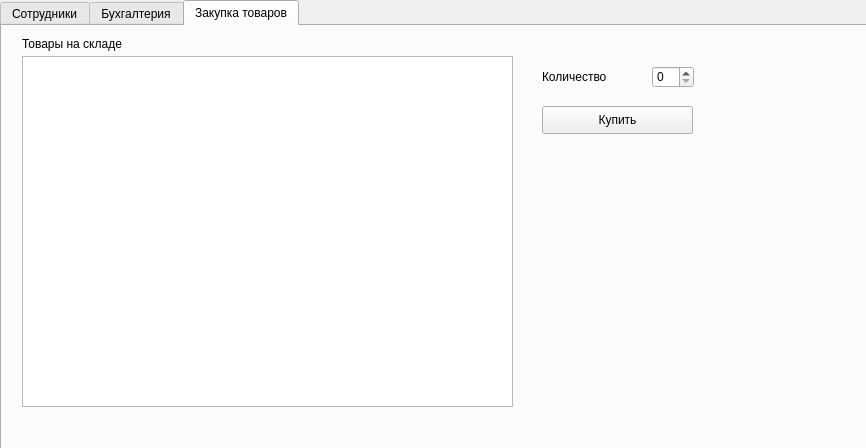
<?xml version="1.0" encoding="UTF-8"?>
<ui version="4.0">
 <class>DirectorWindow</class>
 <widget class="QWidget" name="DirectorWindow">
  <property name="geometry">
   <rect>
    <x>0</x>
    <y>0</y>
    <width>866</width>
    <height>448</height>
   </rect>
  </property>
  <property name="windowTitle">
   <string>Form</string>
  </property>
  <widget class="QTabWidget" name="tabWidget">
   <property name="geometry">
    <rect>
     <x>0</x>
     <y>0</y>
     <width>871</width>
     <height>451</height>
    </rect>
   </property>
   <property name="currentIndex">
    <number>2</number>
   </property>
   <widget class="QWidget" name="staffTab">
    <attribute name="title">
     <string>Сотрудники</string>
    </attribute>
    <widget class="QWidget" name="verticalLayoutWidget">
     <property name="geometry">
      <rect>
       <x>270</x>
       <y>20</y>
       <width>571</width>
       <height>331</height>
      </rect>
     </property>
     <layout class="QVBoxLayout" name="verticalLayout">
      <item>
       <widget class="QLabel" name="label">
        <property name="font">
         <font>
          <pointsize>9</pointsize>
         </font>
        </property>
        <property name="text">
         <string>Сотрудники</string>
        </property>
       </widget>
      </item>
      <item>
       <widget class="QTableView" name="staffTable">
        <property name="selectionBehavior">
         <enum>QAbstractItemView::SelectRows</enum>
        </property>
       </widget>
      </item>
     </layout>
    </widget>
    <widget class="QLabel" name="label_7">
     <property name="geometry">
      <rect>
       <x>22</x>
       <y>22</y>
       <width>209</width>
       <height>18</height>
      </rect>
     </property>
     <property name="font">
      <font>
       <pointsize>9</pointsize>
      </font>
     </property>
     <property name="text">
      <string>Нанять сотрудника</string>
     </property>
    </widget>
    <widget class="QLabel" name="label_8">
     <property name="geometry">
      <rect>
       <x>20</x>
       <y>42</y>
       <width>49</width>
       <height>22</height>
      </rect>
     </property>
     <property name="text">
      <string>Позиция</string>
     </property>
    </widget>
    <widget class="QComboBox" name="positionBox">
     <property name="geometry">
      <rect>
       <x>82</x>
       <y>42</y>
       <width>147</width>
       <height>22</height>
      </rect>
     </property>
    </widget>
    <widget class="QDoubleSpinBox" name="salaryBox">
     <property name="geometry">
      <rect>
       <x>82</x>
       <y>141</y>
       <width>147</width>
       <height>22</height>
      </rect>
     </property>
     <property name="maximum">
      <double>100000.000000000000000</double>
     </property>
     <property name="singleStep">
      <double>1000.000000000000000</double>
     </property>
    </widget>
    <widget class="QLabel" name="label_9">
     <property name="geometry">
      <rect>
       <x>20</x>
       <y>72</y>
       <width>23</width>
       <height>28</height>
      </rect>
     </property>
     <property name="text">
      <string>Имя</string>
     </property>
    </widget>
    <widget class="QTextEdit" name="passportEdit">
     <property name="geometry">
      <rect>
       <x>82</x>
       <y>107</y>
       <width>147</width>
       <height>27</height>
      </rect>
     </property>
    </widget>
    <widget class="QLabel" name="label_10">
     <property name="geometry">
      <rect>
       <x>20</x>
       <y>141</y>
       <width>55</width>
       <height>22</height>
      </rect>
     </property>
     <property name="text">
      <string>Зарплата</string>
     </property>
    </widget>
    <widget class="QLabel" name="label_11">
     <property name="geometry">
      <rect>
       <x>20</x>
       <y>107</y>
       <width>48</width>
       <height>27</height>
      </rect>
     </property>
     <property name="text">
      <string>Паспорт</string>
     </property>
    </widget>
    <widget class="QTextEdit" name="nameEdit">
     <property name="geometry">
      <rect>
       <x>82</x>
       <y>72</y>
       <width>147</width>
       <height>28</height>
      </rect>
     </property>
    </widget>
    <widget class="QPushButton" name="hireButton">
     <property name="geometry">
      <rect>
       <x>20</x>
       <y>170</y>
       <width>211</width>
       <height>28</height>
      </rect>
     </property>
     <property name="text">
      <string>Добавить</string>
     </property>
    </widget>
    <widget class="QLabel" name="label_20">
     <property name="geometry">
      <rect>
       <x>20</x>
       <y>250</y>
       <width>211</width>
       <height>16</height>
      </rect>
     </property>
     <property name="text">
      <string>Выбререте строку сотрудника</string>
     </property>
    </widget>
    <widget class="QPushButton" name="fireButton">
     <property name="geometry">
      <rect>
       <x>20</x>
       <y>270</y>
       <width>211</width>
       <height>28</height>
      </rect>
     </property>
     <property name="text">
      <string>Уволить сотрудника</string>
     </property>
    </widget>
    <widget class="QPushButton" name="saveButton">
     <property name="geometry">
      <rect>
       <x>630</x>
       <y>370</y>
       <width>211</width>
       <height>28</height>
      </rect>
     </property>
     <property name="text">
      <string>Сохранить изменения</string>
     </property>
    </widget>
    <widget class="QPushButton" name="salaryButton">
     <property name="geometry">
      <rect>
       <x>20</x>
       <y>310</y>
       <width>211</width>
       <height>28</height>
      </rect>
     </property>
     <property name="text">
      <string>Выплатить зарплату</string>
     </property>
    </widget>
   </widget>
   <widget class="QWidget" name="bookkeepingTab">
    <attribute name="title">
     <string>Бухгалтерия</string>
    </attribute>
    <widget class="QTableView" name="bkTable">
     <property name="geometry">
      <rect>
       <x>10</x>
       <y>20</y>
       <width>421</width>
       <height>361</height>
      </rect>
     </property>
     <property name="editTriggers">
      <set>QAbstractItemView::NoEditTriggers</set>
     </property>
    </widget>
    <widget class="QLabel" name="label_2">
     <property name="geometry">
      <rect>
       <x>490</x>
       <y>30</y>
       <width>181</width>
       <height>20</height>
      </rect>
     </property>
     <property name="font">
      <font>
       <pointsize>9</pointsize>
      </font>
     </property>
     <property name="text">
      <string>Выберите дату</string>
     </property>
    </widget>
    <widget class="QLabel" name="label_3">
     <property name="geometry">
      <rect>
       <x>490</x>
       <y>160</y>
       <width>181</width>
       <height>16</height>
      </rect>
     </property>
     <property name="font">
      <font>
       <pointsize>9</pointsize>
      </font>
     </property>
     <property name="text">
      <string>Выручка за день:</string>
     </property>
    </widget>
    <widget class="QTextEdit" name="reviewEdit">
     <property name="geometry">
      <rect>
       <x>490</x>
       <y>190</y>
       <width>181</width>
       <height>31</height>
      </rect>
     </property>
     <property name="font">
      <font>
       <pointsize>9</pointsize>
      </font>
     </property>
     <property name="readOnly">
      <bool>true</bool>
     </property>
    </widget>
    <widget class="QPushButton" name="sumbitButton">
     <property name="geometry">
      <rect>
       <x>490</x>
       <y>100</y>
       <width>181</width>
       <height>31</height>
      </rect>
     </property>
     <property name="text">
      <string>Выбрать</string>
     </property>
    </widget>
    <widget class="QDateEdit" name="dateEdit">
     <property name="geometry">
      <rect>
       <x>490</x>
       <y>60</y>
       <width>181</width>
       <height>22</height>
      </rect>
     </property>
     <property name="font">
      <font>
       <pointsize>9</pointsize>
      </font>
     </property>
    </widget>
   </widget>
   <widget class="QWidget" name="menuTab">
    <attribute name="title">
     <string>Закупка товаров</string>
    </attribute>
    <widget class="QTableView" name="menuView">
     <property name="geometry">
      <rect>
       <x>20</x>
       <y>30</y>
       <width>491</width>
       <height>351</height>
      </rect>
     </property>
     <property name="editTriggers">
      <set>QAbstractItemView::NoEditTriggers</set>
     </property>
    </widget>
    <widget class="QSpinBox" name="quantityBox">
     <property name="geometry">
      <rect>
       <x>650</x>
       <y>40</y>
       <width>42</width>
       <height>22</height>
      </rect>
     </property>
    </widget>
    <widget class="QLabel" name="label_4">
     <property name="geometry">
      <rect>
       <x>540</x>
       <y>40</y>
       <width>101</width>
       <height>21</height>
      </rect>
     </property>
     <property name="text">
      <string>Количество</string>
     </property>
    </widget>
    <widget class="QLabel" name="label_5">
     <property name="geometry">
      <rect>
       <x>20</x>
       <y>10</y>
       <width>251</width>
       <height>16</height>
      </rect>
     </property>
     <property name="font">
      <font>
       <pointsize>9</pointsize>
      </font>
     </property>
     <property name="text">
      <string>Товары на складе</string>
     </property>
    </widget>
    <widget class="QPushButton" name="buyButton">
     <property name="geometry">
      <rect>
       <x>540</x>
       <y>80</y>
       <width>151</width>
       <height>28</height>
      </rect>
     </property>
     <property name="text">
      <string>Купить</string>
     </property>
    </widget>
   </widget>
  </widget>
 </widget>
 <resources/>
 <connections/>
</ui>
